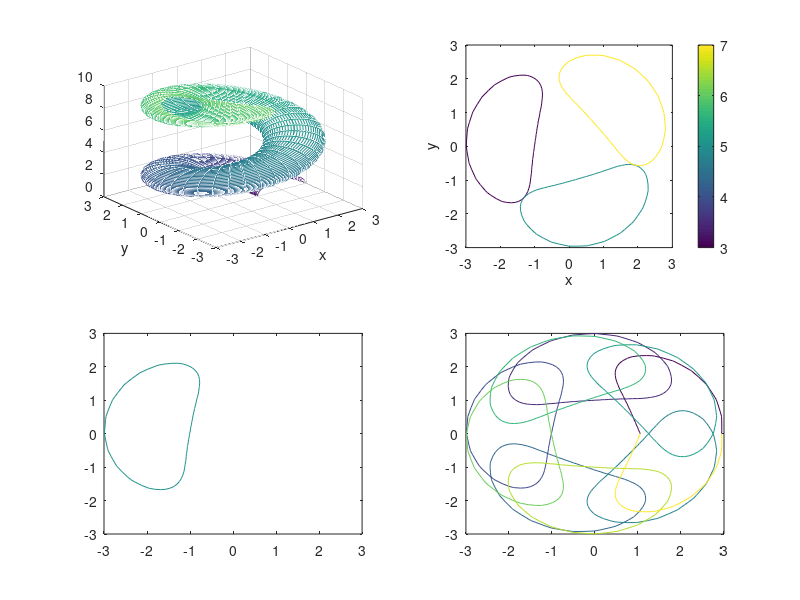

The MATLAB source for this figure:
% --------------------------------------------------------
% MOOC UPM
% MATLAB y Octave para Ingenieros y Cientificos (2017)
% --------------------------------------------------------
% Ejercicio 4.5.4
% --------------------------------------------------------

u=0:pi/18:4*pi;
v=0:pi/32:2*pi;

[Mu,Mv]=meshgrid(u,v);

Mx=cos(Mu).*(2+sin(Mv));
My=sin(Mu).*(2+sin(Mv));
Mz=Mu+cos(Mv);

subplot(2,2,1)
mesh(Mx,My,Mz)
xlabel('x')
ylabel('y')
axis([-3 3 -3 3 0 10])

subplot(2,2,2)
contour(Mx,My,Mz,[3,5,7])
xlabel('x')
ylabel('y')
colorbar

subplot(2,2,3)
contour(Mx,My,Mz,[3,3])

subplot(2,2,4)
contour(Mx,My,Mz,10)

